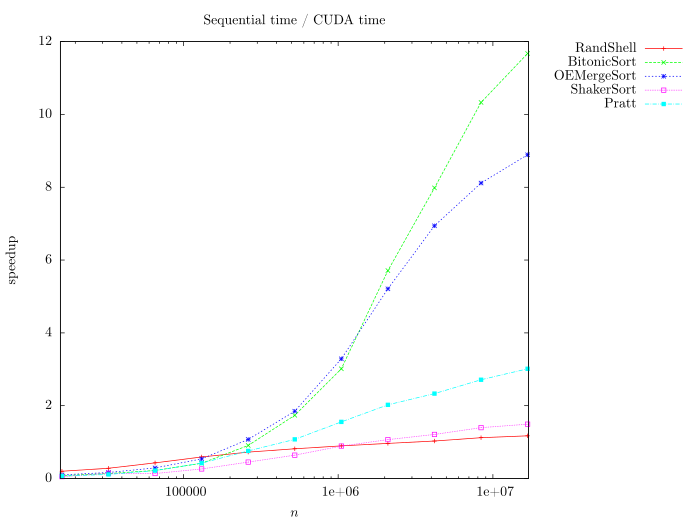

Reproduce this figure in gnuplot.
set autoscale
set term epslatex size 7, 5.24 standalone color colortext 10
set key out vert
set key right top
set output 'timediff.tex'
unset label                            # remove any previous labels
set xtic auto                          # set xtics automatically
set ytic auto                          # set ytics automatically
set title 'Sequential time / CUDA time'
set xlabel '$n$'
set ylabel 'speedup'
set xrange[16000:17000000]
unset logscale x

stats '< join RShellSortPure.res RShellSortPureCUDA.res' using ($2/$7) every ::5 name 'A'
stats '< join BitonicSort.res BitonicSortCUDA.res' using ($2/$7) every ::5 name 'B'
stats '< join OddEvenMergeSort.res OddEvenMergeSortCUDA.res' using ($2/$7) every ::5 name 'C'
stats '< join ShakerSort.res ShakerSortCUDA.res' using ($2/$7) every ::5 name 'D'
stats '< join Pratt.res PrattCUDA.res' using ($2/$7) every ::5 name 'E'

set logscale x

plot  	'< join RShellSortPure.res RShellSortPureCUDA.res' using 1:($2/$7) title 'RandShell' with linespoints linecolor 1 linetype 1 linewidth 2, \
		'< join BitonicSort.res BitonicSortCUDA.res' using 1:($2/$7) title 'BitonicSort' with linespoints linecolor 2 linetype 2 linewidth 2, \
		'< join OddEvenMergeSort.res OddEvenMergeSortCUDA.res' using 1:($2/$7) title 'OEMergeSort' with linespoints linecolor 3 linetype 3 linewidth 2, \
		'< join ShakerSort.res ShakerSortCUDA.res' using 1:($2/$7) title 'ShakerSort' with linespoints linecolor 4 linetype 4 linewidth 2, \
		'< join Pratt.res PrattCUDA.res' using 1:($2/$7) title 'Pratt' with linespoints linecolor 5 linetype 5 linewidth 2
